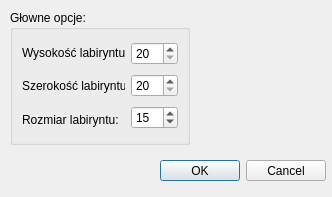
<?xml version="1.0" encoding="UTF-8"?>
<ui version="4.0">
 <class>Dialog</class>
 <widget class="QDialog" name="Dialog">
  <property name="geometry">
   <rect>
    <x>0</x>
    <y>0</y>
    <width>332</width>
    <height>197</height>
   </rect>
  </property>
  <property name="windowTitle">
   <string>Dialog</string>
  </property>
  <widget class="QDialogButtonBox" name="buttonBox">
   <property name="geometry">
    <rect>
     <x>160</x>
     <y>160</y>
     <width>166</width>
     <height>21</height>
    </rect>
   </property>
   <property name="standardButtons">
    <set>QDialogButtonBox::Cancel|QDialogButtonBox::Ok</set>
   </property>
  </widget>
  <widget class="QGroupBox" name="groupBox_main">
   <property name="geometry">
    <rect>
     <x>10</x>
     <y>10</y>
     <width>180</width>
     <height>135</height>
    </rect>
   </property>
   <property name="title">
    <string>Głowne opcje:</string>
   </property>
   <layout class="QHBoxLayout" name="horizontalLayout">
    <item>
     <layout class="QVBoxLayout" name="verticalLayout_4">
      <item>
       <widget class="QLabel" name="label_height">
        <property name="text">
         <string>Wysokość labiryntu:</string>
        </property>
       </widget>
      </item>
      <item>
       <widget class="QLabel" name="label_width">
        <property name="text">
         <string>Szerokość labiryntu:</string>
        </property>
       </widget>
      </item>
      <item>
       <widget class="QLabel" name="label_size">
        <property name="text">
         <string>Rozmiar labiryntu:</string>
        </property>
       </widget>
      </item>
     </layout>
    </item>
    <item>
     <layout class="QVBoxLayout" name="verticalLayout_3">
      <item>
       <widget class="QSpinBox" name="spinBox_height">
        <property name="minimum">
         <number>20</number>
        </property>
        <property name="maximum">
         <number>100</number>
        </property>
        <property name="singleStep">
         <number>5</number>
        </property>
       </widget>
      </item>
      <item>
       <widget class="QSpinBox" name="spinBox_width">
        <property name="minimum">
         <number>20</number>
        </property>
        <property name="maximum">
         <number>100</number>
        </property>
        <property name="singleStep">
         <number>5</number>
        </property>
       </widget>
      </item>
      <item>
       <widget class="QSpinBox" name="spinBox_size">
        <property name="minimum">
         <number>5</number>
        </property>
        <property name="maximum">
         <number>30</number>
        </property>
        <property name="singleStep">
         <number>5</number>
        </property>
        <property name="value">
         <number>15</number>
        </property>
       </widget>
      </item>
     </layout>
    </item>
   </layout>
  </widget>
 </widget>
 <resources/>
 <connections/>
</ui>
